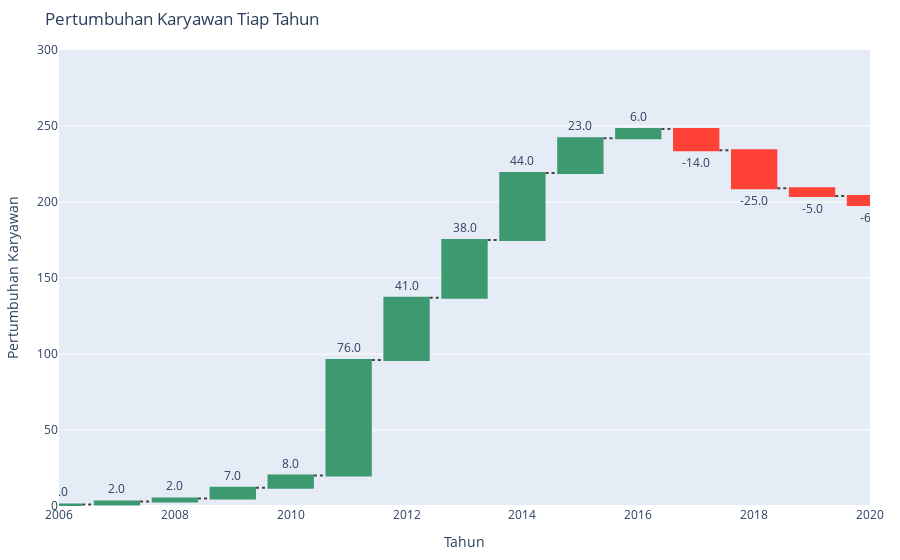

The notebook cell saved with this chart:
### Markdown cell above
- Plot

### Code cell
fig = go.Figure()
fig.add_trace(go.Waterfall(x = df_Number_Changes["Tahun"],
                          y = df_Number_Changes["Pertumbuhan Karyawan"],
                        #   measure = df["measure"].tolist(),
                          base = 0,   #by default
                           connector = {"line":{"dash":"dot"}}, #get dotted line as connector
                           textposition = "outside",
                           text = df_Number_Changes["Pertumbuhan Karyawan"].tolist(),
                           orientation = "v"  #by default
                          ))
fig.update_layout(title = "Pertumbuhan Karyawan Tiap Tahun")
fig.update_xaxes(range = (2006, 2020), title = "Tahun")
fig.update_yaxes(range = (0, 300), title = "Pertumbuhan Karyawan")
fig.update_layout(
    margin=dict(l=50, r=30, t=50, b=50),
)
fig.show()

### Figure 1 — Plotly figure (JSON) as saved in the notebook; plotly's stock layout.template omitted (floating-point values rounded to 4 significant figures)
{"data": [{"base": 0, "connector": {"line": {"dash": "dot"}}, "orientation": "v", "text": ["1.0", "2.0", "2.0", "7.0", "8.0", "76.0", "41.0", "38.0", "44.0", "23.0", "6.0", "-14.0", "-25.0", "-5.0", "-6.0"], "textposition": "outside", "type": "waterfall", "x": [2006, 2007, 2008, 2009, 2010, 2011, 2012, 2013, 2014, 2015, 2016, 2017, 2018, 2019, 2020], "y": [1, 2, 2, 7, 8, 76, 41, 38, 44, 23, 6, -14, -25, -5, -6]}], "layout": {"margin": {"b": 50, "l": 50, "r": 30, "t": 50}, "title": {"text": "Pertumbuhan Karyawan Tiap Tahun"}, "xaxis": {"range": [2006, 2020], "title": {"text": "Tahun"}}, "yaxis": {"range": [0, 300], "title": {"text": "Pertumbuhan Karyawan"}}}}
